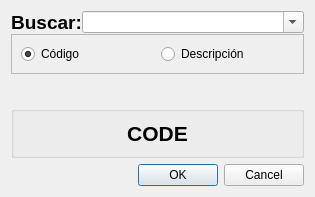
<?xml version="1.0" encoding="UTF-8"?>
<ui version="4.0">
 <class>AgregarROI</class>
 <widget class="QDialog" name="AgregarROI">
  <property name="geometry">
   <rect>
    <x>0</x>
    <y>0</y>
    <width>315</width>
    <height>197</height>
   </rect>
  </property>
  <property name="windowTitle">
   <string>Agregar Región de Interés</string>
  </property>
  <property name="modal">
   <bool>true</bool>
  </property>
  <layout class="QGridLayout" name="gridLayout_2">
   <item row="2" column="0">
    <widget class="QGroupBox" name="groupBox">
     <property name="sizePolicy">
      <sizepolicy hsizetype="Preferred" vsizetype="Maximum">
       <horstretch>0</horstretch>
       <verstretch>0</verstretch>
      </sizepolicy>
     </property>
     <property name="title">
      <string/>
     </property>
     <property name="alignment">
      <set>Qt::AlignCenter</set>
     </property>
     <layout class="QVBoxLayout" name="verticalLayout">
      <item>
       <widget class="QLabel" name="label_codigoDeAccesorio">
        <property name="sizePolicy">
         <sizepolicy hsizetype="Preferred" vsizetype="Maximum">
          <horstretch>0</horstretch>
          <verstretch>0</verstretch>
         </sizepolicy>
        </property>
        <property name="font">
         <font>
          <pointsize>16</pointsize>
          <weight>75</weight>
          <bold>true</bold>
         </font>
        </property>
        <property name="text">
         <string>CODE</string>
        </property>
        <property name="alignment">
         <set>Qt::AlignCenter</set>
        </property>
       </widget>
      </item>
     </layout>
    </widget>
   </item>
   <item row="0" column="0">
    <layout class="QGridLayout" name="gridLayout">
     <property name="verticalSpacing">
      <number>0</number>
     </property>
     <item row="2" column="0">
      <widget class="QFrame" name="frame_selectorBuscador">
       <property name="sizePolicy">
        <sizepolicy hsizetype="Preferred" vsizetype="Maximum">
         <horstretch>0</horstretch>
         <verstretch>0</verstretch>
        </sizepolicy>
       </property>
       <property name="frameShape">
        <enum>QFrame::StyledPanel</enum>
       </property>
       <property name="frameShadow">
        <enum>QFrame::Raised</enum>
       </property>
       <layout class="QHBoxLayout" name="horizontalLayout">
        <item>
         <widget class="QRadioButton" name="radioButton_buscarCodigo">
          <property name="text">
           <string>Código</string>
          </property>
          <property name="checked">
           <bool>true</bool>
          </property>
         </widget>
        </item>
        <item>
         <widget class="QRadioButton" name="radioButton_buscarDescripcion">
          <property name="text">
           <string>Descripción</string>
          </property>
         </widget>
        </item>
       </layout>
      </widget>
     </item>
     <item row="0" column="0">
      <layout class="QHBoxLayout" name="horizontalLayout_2">
       <item>
        <widget class="QLabel" name="label">
         <property name="sizePolicy">
          <sizepolicy hsizetype="Maximum" vsizetype="Preferred">
           <horstretch>0</horstretch>
           <verstretch>0</verstretch>
          </sizepolicy>
         </property>
         <property name="font">
          <font>
           <pointsize>14</pointsize>
           <weight>75</weight>
           <bold>true</bold>
          </font>
         </property>
         <property name="text">
          <string>Buscar:</string>
         </property>
         <property name="alignment">
          <set>Qt::AlignCenter</set>
         </property>
        </widget>
       </item>
       <item>
        <widget class="QComboBox" name="comboBox_busqueda">
         <property name="sizePolicy">
          <sizepolicy hsizetype="Minimum" vsizetype="Fixed">
           <horstretch>0</horstretch>
           <verstretch>0</verstretch>
          </sizepolicy>
         </property>
         <property name="editable">
          <bool>true</bool>
         </property>
         <property name="insertPolicy">
          <enum>QComboBox::NoInsert</enum>
         </property>
         <property name="sizeAdjustPolicy">
          <enum>QComboBox::AdjustToContents</enum>
         </property>
        </widget>
       </item>
      </layout>
     </item>
    </layout>
   </item>
   <item row="4" column="0">
    <widget class="QDialogButtonBox" name="buttonBox">
     <property name="orientation">
      <enum>Qt::Horizontal</enum>
     </property>
     <property name="standardButtons">
      <set>QDialogButtonBox::Cancel|QDialogButtonBox::Ok</set>
     </property>
    </widget>
   </item>
   <item row="1" column="0">
    <spacer name="verticalSpacer">
     <property name="orientation">
      <enum>Qt::Vertical</enum>
     </property>
     <property name="sizeHint" stdset="0">
      <size>
       <width>20</width>
       <height>40</height>
      </size>
     </property>
    </spacer>
   </item>
  </layout>
 </widget>
 <resources/>
 <connections>
  <connection>
   <sender>buttonBox</sender>
   <signal>accepted()</signal>
   <receiver>AgregarROI</receiver>
   <slot>accept()</slot>
   <hints>
    <hint type="sourcelabel">
     <x>248</x>
     <y>254</y>
    </hint>
    <hint type="destinationlabel">
     <x>157</x>
     <y>274</y>
    </hint>
   </hints>
  </connection>
  <connection>
   <sender>buttonBox</sender>
   <signal>rejected()</signal>
   <receiver>AgregarROI</receiver>
   <slot>reject()</slot>
   <hints>
    <hint type="sourcelabel">
     <x>316</x>
     <y>260</y>
    </hint>
    <hint type="destinationlabel">
     <x>286</x>
     <y>274</y>
    </hint>
   </hints>
  </connection>
 </connections>
</ui>
